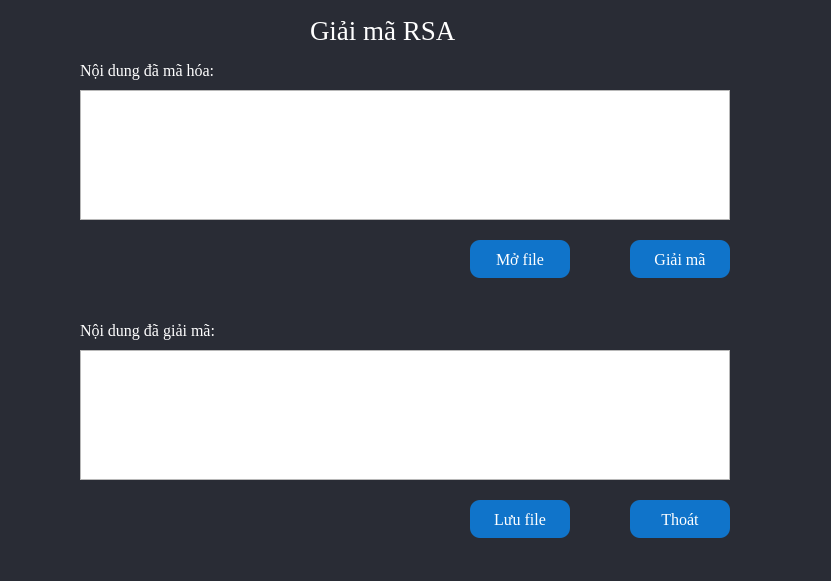
<?xml version="1.0" encoding="UTF-8"?>
<ui version="4.0">
 <class>Form</class>
 <widget class="QWidget" name="Form">
  <property name="geometry">
   <rect>
    <x>0</x>
    <y>0</y>
    <width>831</width>
    <height>581</height>
   </rect>
  </property>
  <property name="windowTitle">
   <string>Form</string>
  </property>
  <property name="styleSheet">
   <string notr="true">#Form{
background-color: #292C35;
color: rgb(255, 255, 255);
}
#btnGiaiMa{
	background-color: #1074CA;
	color: rgb(255, 255, 255);
	border-radius: 10px;
}
#btnOpenFile{
	background-color: #1074CA;
	color: rgb(255, 255, 255);
	border-radius: 10px;
}
#btnSaveFile{
	background-color: #1074CA;
	color: rgb(255, 255, 255);
	border-radius: 10px;

}
#btnClose{
	background-color: #1074CA;
	color: rgb(255, 255, 255);
	border-radius: 10px;

}</string>
  </property>
  <widget class="QTextEdit" name="txtVanBanGoc">
   <property name="geometry">
    <rect>
     <x>80</x>
     <y>350</y>
     <width>650</width>
     <height>130</height>
    </rect>
   </property>
   <property name="font">
    <font>
     <family>Times New Roman</family>
     <pointsize>12</pointsize>
    </font>
   </property>
   <property name="styleSheet">
    <string notr="true">color: rgb(255, 255, 255);
font: 12pt &quot;Times New Roman&quot;;</string>
   </property>
  </widget>
  <widget class="QLabel" name="label_2">
   <property name="geometry">
    <rect>
     <x>80</x>
     <y>60</y>
     <width>221</width>
     <height>21</height>
    </rect>
   </property>
   <property name="font">
    <font>
     <family>Times New Roman</family>
     <pointsize>12</pointsize>
    </font>
   </property>
   <property name="styleSheet">
    <string notr="true">color: rgb(255, 255, 255);</string>
   </property>
   <property name="text">
    <string>Nội dung đã mã hóa:</string>
   </property>
  </widget>
  <widget class="QLabel" name="label">
   <property name="geometry">
    <rect>
     <x>310</x>
     <y>0</y>
     <width>241</width>
     <height>61</height>
    </rect>
   </property>
   <property name="font">
    <font>
     <family>Times New Roman</family>
     <pointsize>20</pointsize>
     <weight>50</weight>
     <italic>false</italic>
     <bold>false</bold>
    </font>
   </property>
   <property name="styleSheet">
    <string notr="true">color: rgb(255, 255, 255);</string>
   </property>
   <property name="text">
    <string>Giải mã RSA</string>
   </property>
  </widget>
  <widget class="QPushButton" name="btnOpenFile">
   <property name="geometry">
    <rect>
     <x>470</x>
     <y>240</y>
     <width>100</width>
     <height>38</height>
    </rect>
   </property>
   <property name="font">
    <font>
     <family>Times New Roman</family>
     <pointsize>12</pointsize>
    </font>
   </property>
   <property name="text">
    <string>Mở file</string>
   </property>
   <property name="icon">
    <iconset>
     <normaloff>../icon/mo.png</normaloff>../icon/mo.png</iconset>
   </property>
  </widget>
  <widget class="QTextEdit" name="txtCiphertext">
   <property name="geometry">
    <rect>
     <x>80</x>
     <y>90</y>
     <width>650</width>
     <height>130</height>
    </rect>
   </property>
   <property name="styleSheet">
    <string notr="true">color: rgb(255, 255, 255);
font: 12pt &quot;Times New Roman&quot;;</string>
   </property>
  </widget>
  <widget class="QPushButton" name="btnSaveFile">
   <property name="geometry">
    <rect>
     <x>470</x>
     <y>500</y>
     <width>100</width>
     <height>38</height>
    </rect>
   </property>
   <property name="font">
    <font>
     <family>Times New Roman</family>
     <pointsize>12</pointsize>
    </font>
   </property>
   <property name="text">
    <string>Lưu file</string>
   </property>
   <property name="icon">
    <iconset>
     <normaloff>../icon/luufile.png</normaloff>../icon/luufile.png</iconset>
   </property>
   <property name="iconSize">
    <size>
     <width>16</width>
     <height>16</height>
    </size>
   </property>
   <property name="checkable">
    <bool>false</bool>
   </property>
  </widget>
  <widget class="QPushButton" name="btnGiaiMa">
   <property name="geometry">
    <rect>
     <x>630</x>
     <y>240</y>
     <width>100</width>
     <height>38</height>
    </rect>
   </property>
   <property name="font">
    <font>
     <family>Times New Roman</family>
     <pointsize>12</pointsize>
    </font>
   </property>
   <property name="text">
    <string>Giải mã</string>
   </property>
   <property name="icon">
    <iconset>
     <normaloff>../icon/gm_.png</normaloff>../icon/gm_.png</iconset>
   </property>
  </widget>
  <widget class="QLabel" name="label_4">
   <property name="geometry">
    <rect>
     <x>80</x>
     <y>320</y>
     <width>181</width>
     <height>21</height>
    </rect>
   </property>
   <property name="font">
    <font>
     <family>Times New Roman</family>
     <pointsize>12</pointsize>
    </font>
   </property>
   <property name="styleSheet">
    <string notr="true">color: rgb(255, 255, 255);</string>
   </property>
   <property name="text">
    <string>Nội dung đã giải mã:</string>
   </property>
  </widget>
  <widget class="QPushButton" name="btnClose">
   <property name="geometry">
    <rect>
     <x>630</x>
     <y>500</y>
     <width>100</width>
     <height>38</height>
    </rect>
   </property>
   <property name="font">
    <font>
     <family>Times New Roman</family>
     <pointsize>12</pointsize>
    </font>
   </property>
   <property name="text">
    <string>Thoát</string>
   </property>
   <property name="icon">
    <iconset>
     <normaloff>../icon/thoat.png</normaloff>../icon/thoat.png</iconset>
   </property>
   <property name="iconSize">
    <size>
     <width>20</width>
     <height>20</height>
    </size>
   </property>
   <property name="checkable">
    <bool>false</bool>
   </property>
  </widget>
 </widget>
 <resources/>
 <connections/>
</ui>
